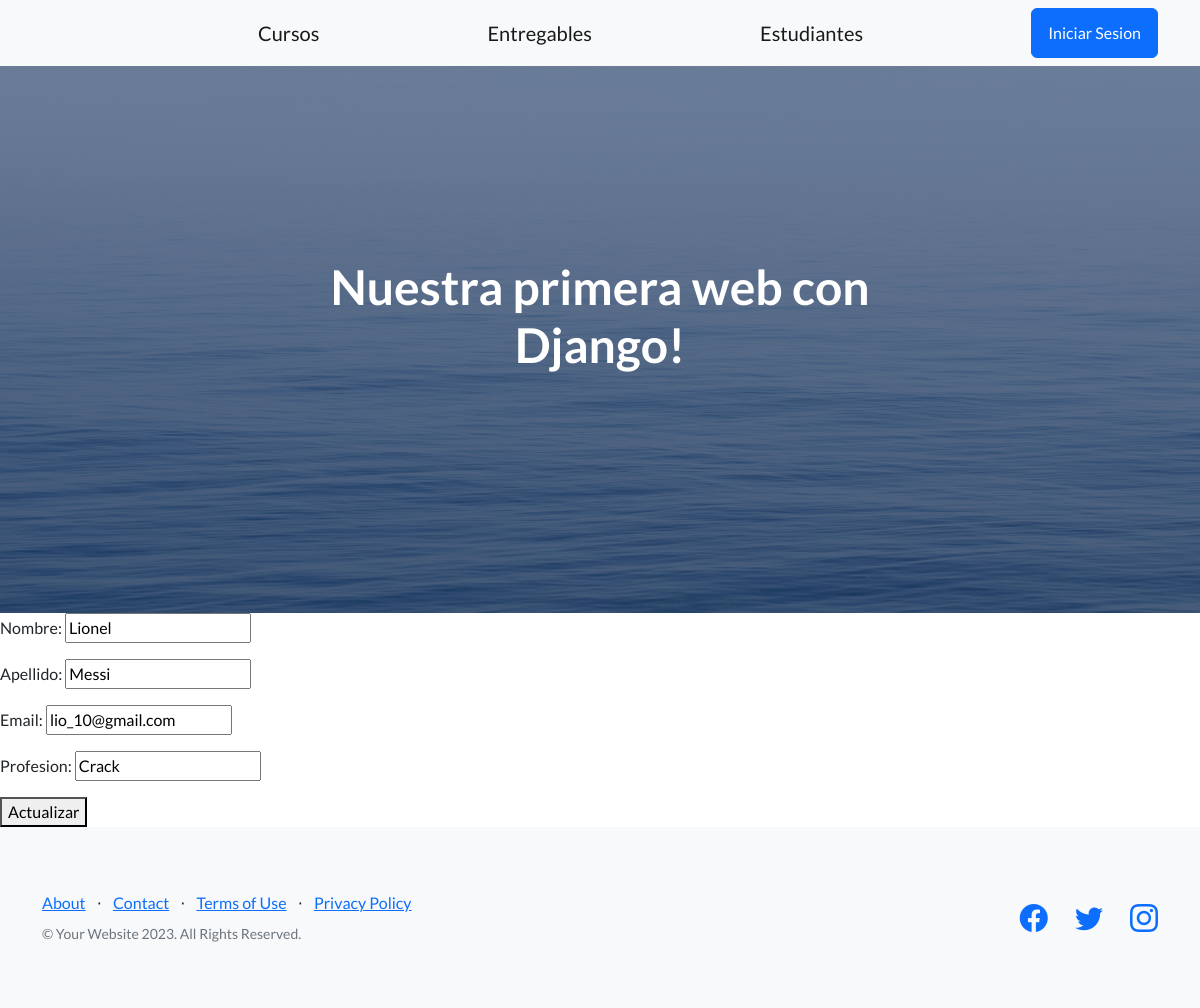
The page /app-coder/editar-profesor/1 on the database as committed earlier.
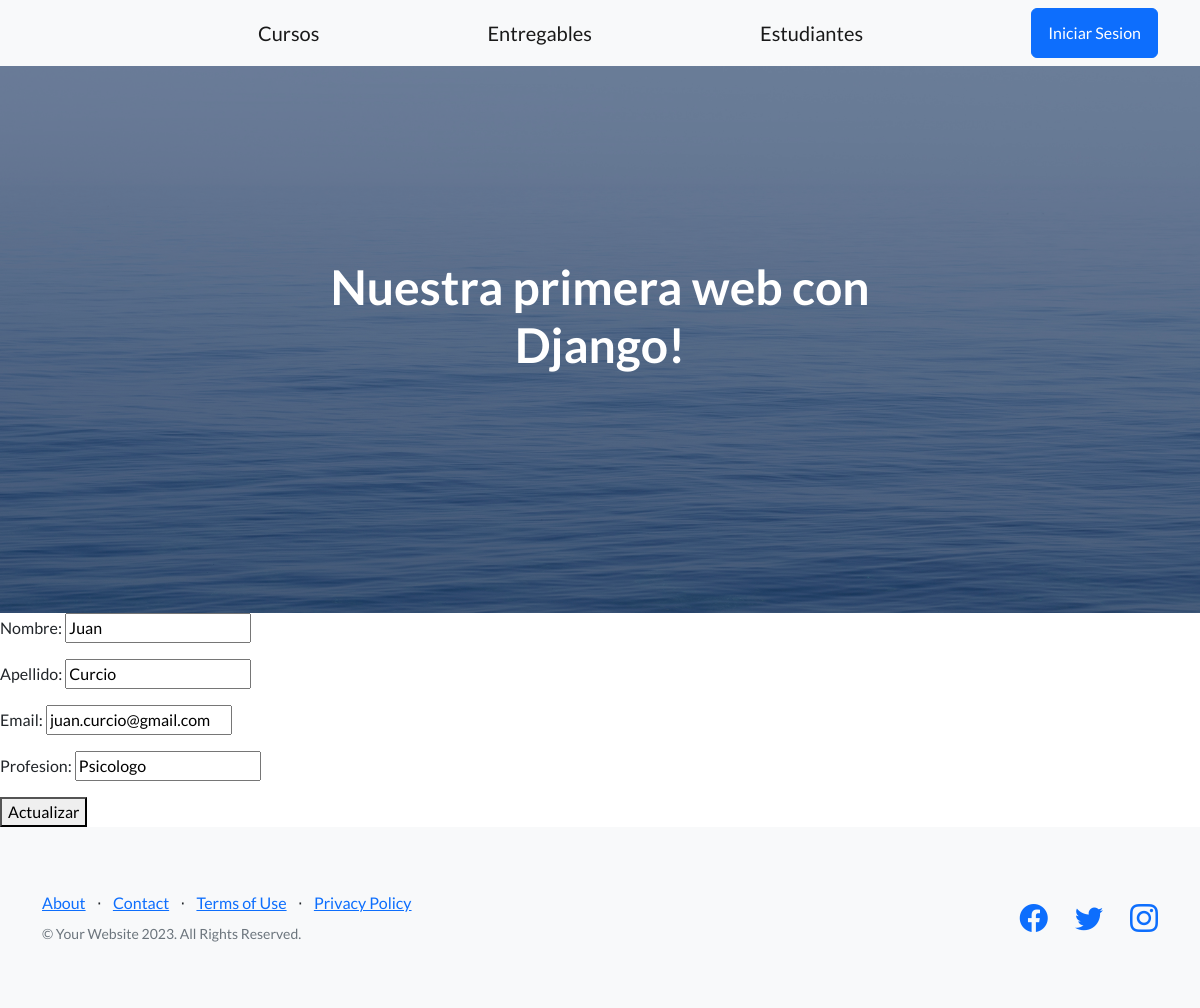
The same page on the database as committed later.
### app_coder/models.py (models this page shows, shortened)
class Profesor(models.Model):
  nombre = models.CharField(max_length=50)
  apellido = models.CharField(max_length=50)
  email = models.EmailField()
  profesion = models.CharField(max_length=50, null=True)
  user_id = models.OneToOneField(User, on_delete=models.CASCADE)

### app_coder/views.py (the view)
# urls.py: path('editar-profesor/<int:id>', editar_profesor, name='EditarProfesor'),
def editar_profesor(req, id):
  profesor = Profesor.objects.get(id=id)
  if req.method == 'POST':
    mi_formulario= ProfesorFormulario(req.POST)
    if mi_formulario.is_valid():
      data = mi_formulario.cleaned_data
      profesor.nombre = data["nombre"]
      profesor.apellido = data["apellido"]
      profesor.email = data["email"]
      profesor.profesion = data["profesion"]
      profesor.save()
      return HttpResponseRedirect('/app-coder')
    else:
      return render(req, "profesor_formulario.html", { "mi_formulario": mi_formulario })
  else:
    mi_formulario = ProfesorFormulario(initial={
      "nombre": profesor.nombre,
      "apellido": profesor.apellido,
      "email": profesor.email,
      "profesion": profesor.profesion,
    })
    return render(req, "editar_profesor.html", { "mi_formulario": mi_formulario, "id": profesor.id })

### app_coder/forms.py
class ProfesorFormulario(forms.Form):
  nombre = forms.CharField()
  apellido = forms.CharField()
  email = forms.EmailField()
  profesion = forms.CharField()

### app_coder/templates/editar_profesor.html
{% extends 'padre.html' %}
{% block contenidoQueCambia %}
  <form action="{% url 'EditarProfesor' id %}" method="post">{% csrf_token %}
    {{mi_formulario.as_p}}
    <button type="submit">Actualizar</button>
  </form>
{% endblock contenidoQueCambia %}

Rows that differ between the two databases and show on the page:
changed Profesor: nombre "Lionel" → "Juan"; apellido "Messi" → "Curcio"; email "lio_10@gmail.com" → "juan.curcio@gmail.com"; profesion "Crack" → "Psicologo"
